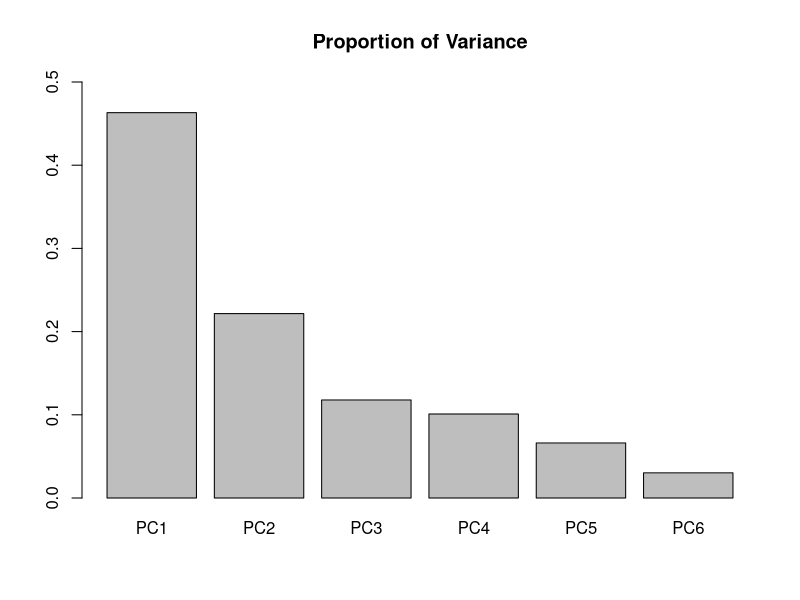
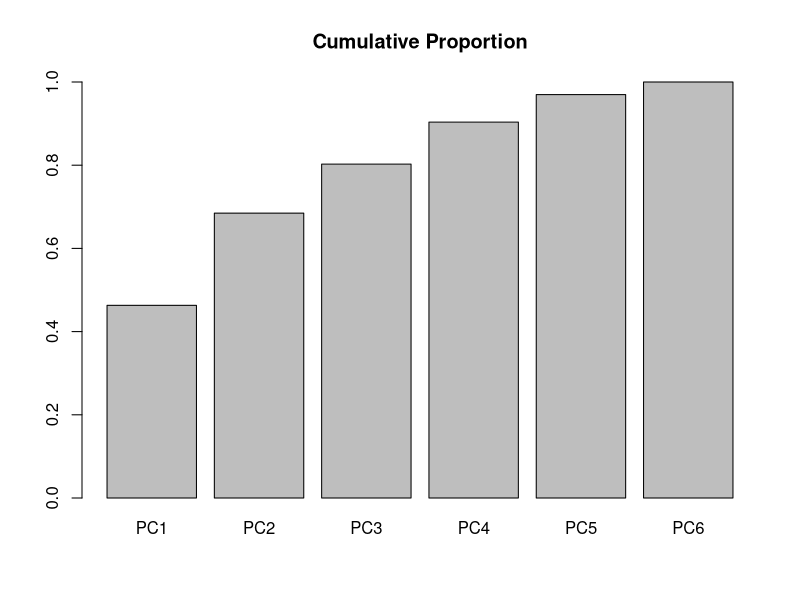

Recreate these plots in R, in order.
# To make scripts clean and clear, we use this new file
# for analysis on standardized data. 

# TODO:
# 1. Standardize data.
# 2. Make ANCOVA model again.
# 3. Find the significant regions.
# 4. Use developed and undeveloped countries.

# NOTE: Comment out since data has been saved
# ----------------------------------------------------
# full.table = read.csv("./data/modified_data.csv")
# # select only region factor and six target factors
# selected.table = full.table[,-c(1,2,4,12)]
# # Rename columns for simplification
# names(selected.table) = c("Region", "Score", "Economy", "Family", "Health", "Freedom", "Trust", "Generosity")
#
# normalized.data = data.frame(sapply(selected.table[,-1], function(x) x/sd(x)))
# standardized.table = cbind(Region = selected.table[,1], normalized.data)
# write.csv(standardized.table, './data/standardized_data.csv')
# ----------------------------------------------------

data = read.csv("./data/standardized_data.csv")
factors.matrix = as.matrix(data[,-c(1,2,3)])

pca.decomp = prcomp(factors.matrix)
pca.sum = summary(pca.decomp)
p1 = barplot(pca.sum$importance[2,], ylim=c(0, 0.5), main='Proportion of Variance')
p2 = barplot(pca.sum$importance[3,], ylim=c(0, 1), main='Cumulative Proportion')

# NOTE: taking four principal components
pca.table = cbind(data[,c(2,3)], pca.decomp$x)
pca.lm.model = lm(Score ~ PC1 + PC2 + PC3 + PC4, data=pca.table)
cat("pca model, AIC: ", AIC(pca.lm.model),
     " BIC: ", BIC(pca.lm.model), '\n')

pca.lm.model1 = lm(Score ~ PC1 + PC2, data=pca.table)
cat("pca model, AIC: ", AIC(pca.lm.model1),
     " BIC: ", BIC(pca.lm.model1), '\n')

pca.lm.model2 = lm(Score ~ (PC1 + PC2) * Region, data=pca.table)
cat("pca model2, AIC: ", AIC(pca.lm.model2),
     " BIC: ", BIC(pca.lm.model2), '\n')
